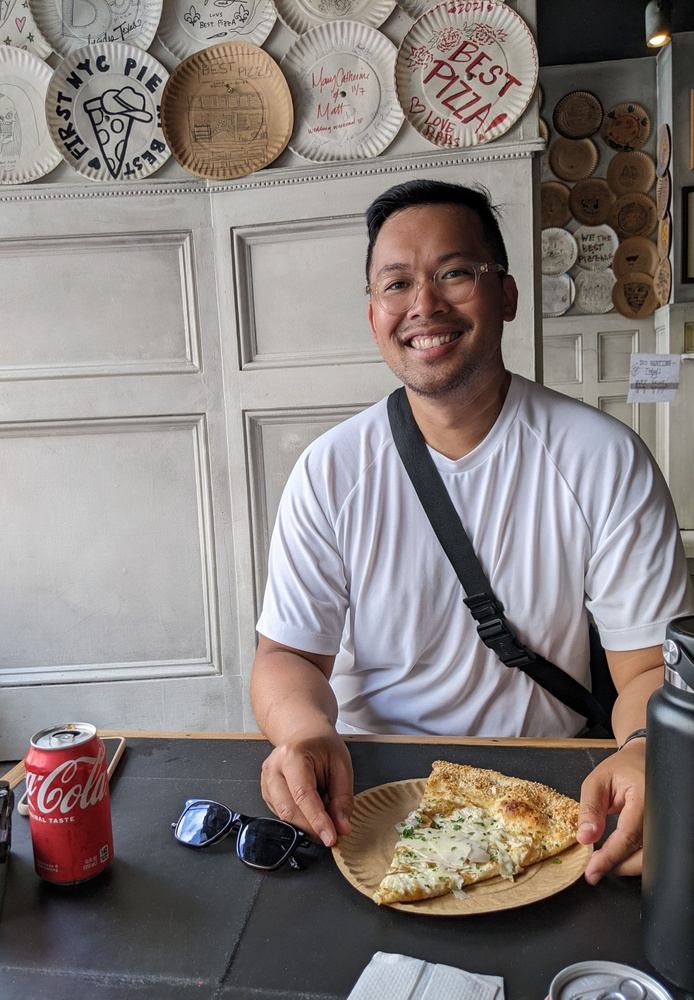
#> input picture Images/best_pizza.jpg, 694 x 1000 px, shrunk from 2786 x 4017 before the run, found by its file name
$ python images_examples.py
#> lines starting #> are read from the running program, lines starting #| are printed output that depends on the picture; after the words box and inside, x2 and y2 are one past the last pixel; in counts of white or black regions, pixels touching at a corner belong together
### Images/colour_helper.py
# Colour Helper
# Emma
# 13 December 2023

# Do you need help with colours?
# This is for you!

def pixel_to_string(pixel: tuple) -> list:
    """Take a rgb 3-tuple and "interpret it" as a colour and return that colour's name

    Params:
        pixel - 3-tuple of (red, green, blue)

    Return:
        String representing the colour
    """
    r, g, b = pixel

    if g > 95 and r < 120 and b < 120:
        return "green"
    if g < 25 and b < 25 and r > 150:
        return "red"
    if g < 100 and b < 100 and r > 155:
        return "ball red"
    if g <= 95 and b >= 95 and r <= 95:
        return "blue"

print(pixel_to_string((160, 0, 4))) #red

def is_light(pixel: tuple) -> bool:
    """Take a rgb 3-tuple and "interpret" it as a colour

    Params:
        pixel - 3-tuple of (red, green and blue)

    Return:
    If the average of the tuple values is greater than or equal to 128, it returns true.
    If less than 128, it returns false.
    """

    r, g, b = pixel

    if sum(pixel)/len(pixel) >= 128:
        return True
    else:
        return False

black_pixel = (0, 0, 0)
dark_gray_pixel = (127, 127, 127)
light_gray_pixel = (128, 128, 128)
white_pixel = (255, 255, 255)

(is_light(black_pixel))            # False
(is_light(dark_gray_pixel))        # False
(is_light(light_gray_pixel))       # True
(is_light(white_pixel))            # True

from PIL import Image

with Image.open("./Images/best_pizza.jpg") as im:

    # store the height and width of the image
#> im is the input picture: PIL image 694x1000 RGB; mean R, G, B 134.1, 126.4, 124.1
    image_height = im.height
#> image_height = 1000
    image_width = im.width
#> image_width = 694

    white_pixel = (255, 255, 255)
    black_pixel = (0, 0, 0)

    for y in range(image_height):
        for x in range(image_width):
            pixel = im.getpixel((x, y))
            # check pixel if it's white
            if is_light(pixel) == True:
                # replace it with a white pixel
                im.putpixel((x, y), white_pixel)
            else:
                im.putpixel((x, y), black_pixel)
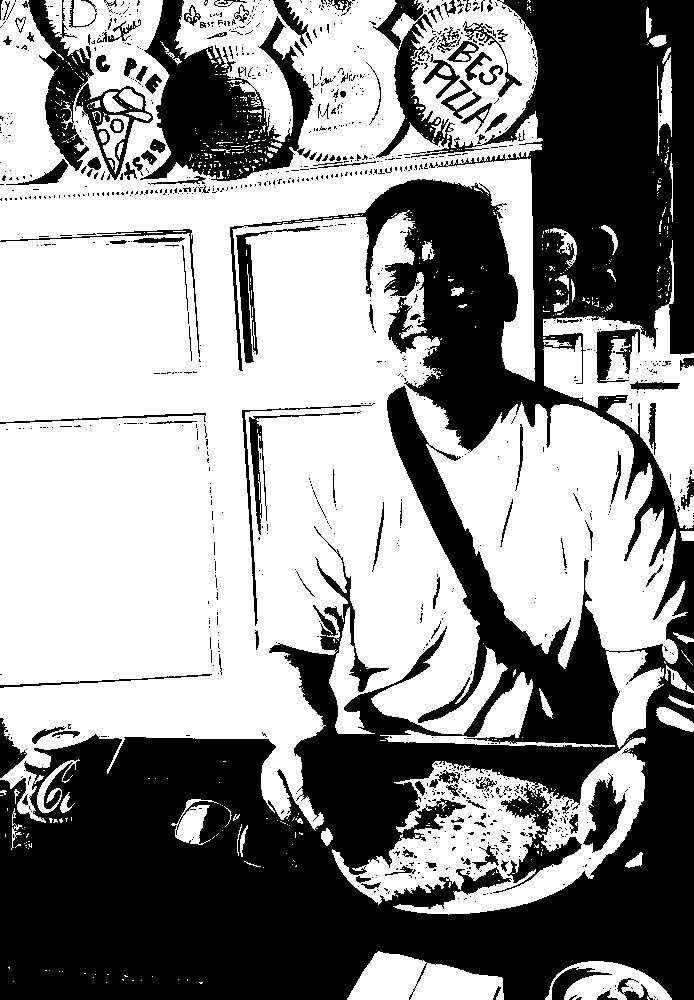
#> im: PIL image 694x1000 RGB; 56.7% white; 1061 black regions (917 under 20 px), largest, box (x1, y1, x2, y2) and area: (0, 0, 694, 1000) 255909, (140, 0, 314, 181) 14387, (22, 0, 94, 171) 4079

    # save the image
    im.save("./Images/result.jpg")

# [20 lines left out: functions pixel_to_grayscale, iamge_to_grayscale, not called in this run]

### Images/images_examples.py
# Images and Python
# Emma
# 11 December 2023

import colour_helper

from PIL import Image

# Recall that we can open up files in Python
with Image.open("./Images/kid-green.jpg") as im:
    # algorithim to visit every pixel in the kid-green image

    # store the height and width of the image
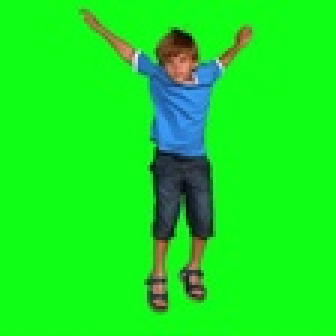
#> input picture Images/kid-green.jpg, 112 x 112 px, shrunk from 450 x 450 before the run, found by its file name (shown 3 times larger)
#> im is the input picture: PIL image 112x112 RGB; mean R, G, B 23.5, 232.3, 32.8
    image_height = im.height
    image_width = im.width

    # load the background images
    # remember to close it at the end
    bg_im = Image.open("./Images/beach.jpg")
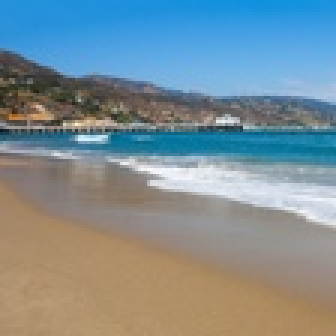
#> input picture Images/beach.jpg, 112 x 112 px, shrunk from 450 x 450 before the run, found by its file name (shown 3 times larger)
#> bg_im is the input picture: PIL image 112x112 RGB; mean R, G, B 124.7, 142.9, 149.9

    # outer loop is  top -> bottom
    # inner loop is left -> right
    for y in range(image_height):
        for x in range(image_width):
            pixel = im.getpixel((x, y))
            # check pixel if it's green
            if colour_helper.pixel_to_string(pixel) == "green":
                # replace it with bg_img pixel
                bg_pixel = bg_im.getpixel((x, y))
                im.putpixel((x, y), bg_pixel)
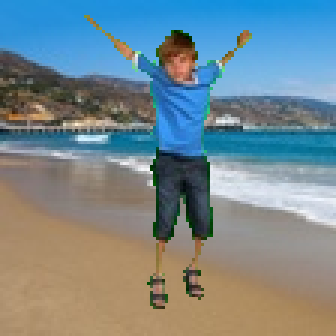
#> im: PIL image 112x112 RGB (shown 3 times larger); mean R, G, B 117.7, 136.2, 142.7

    bg_im.close()

    # save the image
    im.save("./Images/output.jpg")
